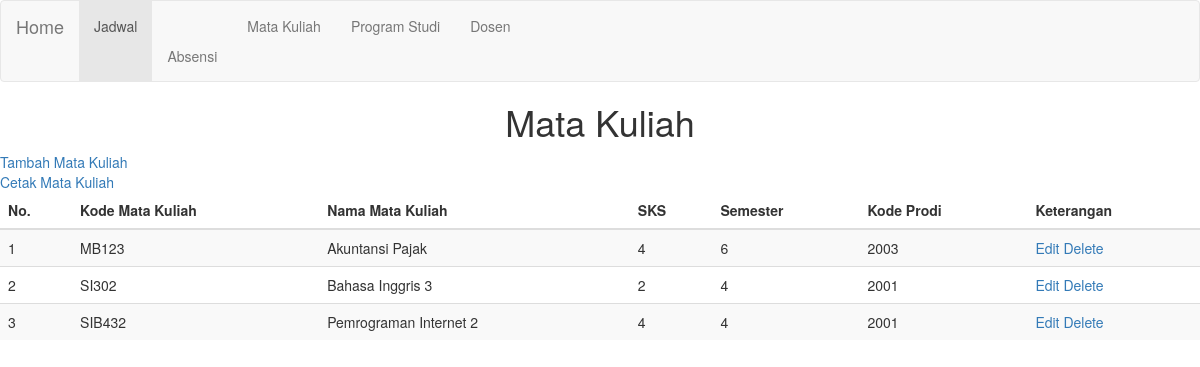
Page /matkul.php on the committed database.
### tables this page shows
CREATE TABLE `tblmatkul` (
  `kodemk` varchar(15) NOT NULL,
  `namamk` varchar(30) DEFAULT NULL,
  `sks` int(2) DEFAULT NULL,
  `smt` int(1) DEFAULT NULL,
  `kodeprodi` varchar(10) DEFAULT NULL
);

### connection.php (called while the page is built)
<?php
class Connection
{
    public function get_connection()
    {
        $host = "localhost";
        $database = "db_absensi";
        $username = "root";
        $password = "";
        $connect = new mysqli($host, $username, $password, $database);
        return $connect;
    }
}

### model.php (called while the page is built, shortened)
<?php
include 'connection.php';
class Model extends Connection
{
    public function __construct()
    {
        $this->conn = $this->get_connection();
    }
public function tampil_datamatkul()
{
    $sql = "SELECT * FROM tblmatkul";
    $bind = $this->conn->query($sql);
    while ($obj = $bind->fetch_object()) {
        $baris[] =$obj;
    }
    if (!empty($baris)) {
        return $baris;
    }
}
}

### matkul.php (the view, shortened to what this page needs)
<?php
include 'model.php';
$model = new Model();
$index = 1;
?>
<!doctype html>
<html lang="en">
<head>
    <link rel="stylesheet" type="text/css" href="https://stackpath.bootstrapcdn.com/bootstrap/3.4.1/css/bootstrap.min.css">
</head>
<body>
<nav class="navbar navbar-default">
    <div class="container-fluid">
        <div class="navbar-header">
            <a class="navbar-brand" href="index.php">Home</a>
        </div>
        <div id="navbar" class="navbar-collapse collapse">
            <ul class="nav navbar-nav">
            <li class="active"><a href="jadwal.php">Jadwal<a></li>
                <li><a href="absen.php">Absensi</a></li>
                <li><a href="matkul.php">Mata Kuliah</a></li>
                <li><a href="prodi.php">Program Studi</a></li>
                <li><a href="dosen.php">Dosen</a></li>
            </ul>
        </div>
</nav>
<h1><p style="text-align:center">Mata Kuliah</h1></p>
        <a href="creatematkul.php">Tambah Mata Kuliah</a>
        <br>
        <a href="printmatkul.php" target="_blank">Cetak Mata Kuliah</a>
        <br>
        <table border ="1">
            <thead>
                <tr>
                <div class="container-fluid">
        <table class="table table-striped">
            <thead>
                <tr>
                    <th>No.</th>
                    <th>Kode Mata Kuliah</th>
                    <th>Nama Mata Kuliah</th>
                    <th>SKS</th>
                    <th>Semester</th>
                    <th>Kode Prodi</th>
                    <th>Keterangan</th>
                </tr>
            </thead>
            <tbody>
                <?php
                $result = $model->tampil_datamatkul();
                if (!empty($result)) {
                    foreach ($result as $data) : ?>
                        <tr>
                            <td><?= $index++ ?></td>
                            <td><?= $data->kodemk ?></td>
                            <td><?= $data->namamk ?></td>
                            <td><?= $data->sks?></td>
                            <td><?= $data->smt ?></td>
                            <td><?= $data->kodeprodi ?></td>
                            <td>
                                <a name="edit" id="edit" href="editmatkul.php?kodemk=<?= $data->kodemk ?>">Edit</a>
                                <a name="hapus" id="hapus" href="proses.php?kodemk=<?= $data->kodemk ?>">Delete</a>
                            </td>
                        </tr>
                    <?php endforeach;
                } else { ?>
                    <tr>
                    <td colspan="6">Belum Ada Rekap Mata Kuliah</td>
                    </tr>
                <?php } ?>
            </tbody>
        </table>
    </div>
</body>
</html>

### rows in the picture
tblmatkul: kodemk "MB123", namamk "Akuntansi Pajak", sks "4", smt "6", kodeprodi "2003"
tblmatkul: kodemk "SI302", namamk "Bahasa Inggris 3", sks "2", smt "4", kodeprodi "2001"
tblmatkul: kodemk "SIB432", namamk "Pemrograman Internet 2", sks "4", smt "4", kodeprodi "2001"
